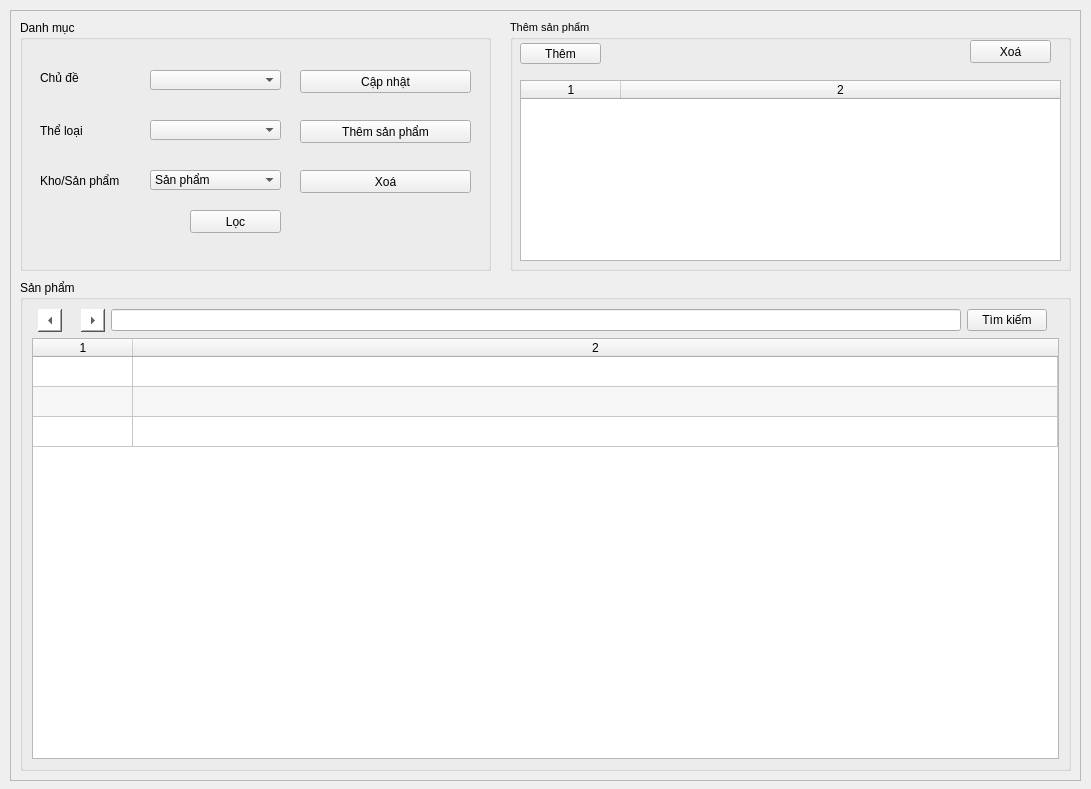
<?xml version="1.0" encoding="UTF-8"?>
<ui version="4.0">
 <class>QLSP</class>
 <widget class="QWidget" name="QLSP">
  <property name="geometry">
   <rect>
    <x>0</x>
    <y>0</y>
    <width>1091</width>
    <height>789</height>
   </rect>
  </property>
  <property name="windowTitle">
   <string>Quản lí sản phẩm</string>
  </property>
  <property name="styleSheet">
   <string notr="true">background-image: url(&quot;image/background.jpg&quot;);</string>
  </property>
  <widget class="QFrame" name="frame">
   <property name="geometry">
    <rect>
     <x>10</x>
     <y>10</y>
     <width>1071</width>
     <height>771</height>
    </rect>
   </property>
   <property name="sizePolicy">
    <sizepolicy hsizetype="Fixed" vsizetype="Fixed">
     <horstretch>0</horstretch>
     <verstretch>0</verstretch>
    </sizepolicy>
   </property>
   <property name="styleSheet">
    <string notr="true"/>
   </property>
   <property name="frameShape">
    <enum>QFrame::StyledPanel</enum>
   </property>
   <property name="frameShadow">
    <enum>QFrame::Raised</enum>
   </property>
   <widget class="QGroupBox" name="groupBox">
    <property name="geometry">
     <rect>
      <x>500</x>
      <y>10</y>
      <width>561</width>
      <height>251</height>
     </rect>
    </property>
    <property name="sizePolicy">
     <sizepolicy hsizetype="Fixed" vsizetype="Fixed">
      <horstretch>0</horstretch>
      <verstretch>0</verstretch>
     </sizepolicy>
    </property>
    <property name="font">
     <font>
      <pointsize>8</pointsize>
     </font>
    </property>
    <property name="styleSheet">
     <string notr="true">background: none;</string>
    </property>
    <property name="title">
     <string>Thêm sản phẩm</string>
    </property>
    <widget class="QPushButton" name="addrow_btn">
     <property name="geometry">
      <rect>
       <x>10</x>
       <y>23</y>
       <width>81</width>
       <height>21</height>
      </rect>
     </property>
     <property name="styleSheet">
      <string notr="true">background: none;</string>
     </property>
     <property name="text">
      <string>Thêm</string>
     </property>
    </widget>
    <widget class="QTableWidget" name="table2">
     <property name="geometry">
      <rect>
       <x>10</x>
       <y>60</y>
       <width>541</width>
       <height>181</height>
      </rect>
     </property>
     <property name="styleSheet">
      <string notr="true">background: none;</string>
     </property>
     <property name="editTriggers">
      <set>QAbstractItemView::DoubleClicked</set>
     </property>
     <property name="alternatingRowColors">
      <bool>true</bool>
     </property>
     <property name="selectionMode">
      <enum>QAbstractItemView::SingleSelection</enum>
     </property>
     <property name="selectionBehavior">
      <enum>QAbstractItemView::SelectRows</enum>
     </property>
     <property name="gridStyle">
      <enum>Qt::SolidLine</enum>
     </property>
     <property name="cornerButtonEnabled">
      <bool>true</bool>
     </property>
     <property name="rowCount">
      <number>0</number>
     </property>
     <property name="columnCount">
      <number>2</number>
     </property>
     <attribute name="horizontalHeaderVisible">
      <bool>true</bool>
     </attribute>
     <attribute name="horizontalHeaderCascadingSectionResizes">
      <bool>false</bool>
     </attribute>
     <attribute name="horizontalHeaderHighlightSections">
      <bool>true</bool>
     </attribute>
     <attribute name="horizontalHeaderStretchLastSection">
      <bool>true</bool>
     </attribute>
     <attribute name="verticalHeaderVisible">
      <bool>false</bool>
     </attribute>
     <attribute name="verticalHeaderStretchLastSection">
      <bool>false</bool>
     </attribute>
     <column/>
     <column/>
    </widget>
    <widget class="QPushButton" name="remove_btn">
     <property name="geometry">
      <rect>
       <x>460</x>
       <y>20</y>
       <width>81</width>
       <height>23</height>
      </rect>
     </property>
     <property name="styleSheet">
      <string notr="true">background: none;</string>
     </property>
     <property name="text">
      <string>Xoá</string>
     </property>
    </widget>
   </widget>
   <widget class="QGroupBox" name="groupBox_2">
    <property name="geometry">
     <rect>
      <x>10</x>
      <y>270</y>
      <width>1051</width>
      <height>491</height>
     </rect>
    </property>
    <property name="sizePolicy">
     <sizepolicy hsizetype="Fixed" vsizetype="Preferred">
      <horstretch>0</horstretch>
      <verstretch>0</verstretch>
     </sizepolicy>
    </property>
    <property name="styleSheet">
     <string notr="true">background: none;</string>
    </property>
    <property name="title">
     <string>Sản phẩm</string>
    </property>
    <layout class="QGridLayout" name="gridLayout">
     <item row="0" column="3">
      <widget class="QToolButton" name="next_btn">
       <property name="styleSheet">
        <string notr="true">background: white;</string>
       </property>
       <property name="text">
        <string>...</string>
       </property>
       <property name="arrowType">
        <enum>Qt::RightArrow</enum>
       </property>
      </widget>
     </item>
     <item row="0" column="2">
      <widget class="QLabel" name="label">
       <property name="styleSheet">
        <string notr="true">background: none;</string>
       </property>
       <property name="text">
        <string>&lt;Pg.Number&gt;</string>
       </property>
      </widget>
     </item>
     <item row="2" column="0" colspan="8">
      <widget class="QTableWidget" name="table">
       <property name="styleSheet">
        <string notr="true"/>
       </property>
       <property name="editTriggers">
        <set>QAbstractItemView::DoubleClicked</set>
       </property>
       <property name="alternatingRowColors">
        <bool>true</bool>
       </property>
       <property name="selectionMode">
        <enum>QAbstractItemView::SingleSelection</enum>
       </property>
       <property name="selectionBehavior">
        <enum>QAbstractItemView::SelectRows</enum>
       </property>
       <property name="gridStyle">
        <enum>Qt::SolidLine</enum>
       </property>
       <property name="cornerButtonEnabled">
        <bool>true</bool>
       </property>
       <property name="rowCount">
        <number>3</number>
       </property>
       <property name="columnCount">
        <number>2</number>
       </property>
       <attribute name="horizontalHeaderVisible">
        <bool>true</bool>
       </attribute>
       <attribute name="horizontalHeaderCascadingSectionResizes">
        <bool>false</bool>
       </attribute>
       <attribute name="horizontalHeaderHighlightSections">
        <bool>true</bool>
       </attribute>
       <attribute name="horizontalHeaderStretchLastSection">
        <bool>true</bool>
       </attribute>
       <attribute name="verticalHeaderVisible">
        <bool>false</bool>
       </attribute>
       <attribute name="verticalHeaderStretchLastSection">
        <bool>false</bool>
       </attribute>
       <row/>
       <row/>
       <row/>
       <column/>
       <column/>
       <item row="0" column="0">
        <property name="text">
         <string/>
        </property>
       </item>
      </widget>
     </item>
     <item row="0" column="4">
      <widget class="QLineEdit" name="lineEdit"/>
     </item>
     <item row="0" column="5">
      <widget class="QPushButton" name="search_btn">
       <property name="styleSheet">
        <string notr="true">background: none;</string>
       </property>
       <property name="text">
        <string>Tìm kiếm</string>
       </property>
      </widget>
     </item>
     <item row="0" column="1">
      <widget class="QToolButton" name="prev_btn">
       <property name="styleSheet">
        <string notr="true">background: white;</string>
       </property>
       <property name="text">
        <string>...</string>
       </property>
       <property name="arrowType">
        <enum>Qt::LeftArrow</enum>
       </property>
      </widget>
     </item>
    </layout>
   </widget>
   <widget class="QGroupBox" name="groupBox_3">
    <property name="geometry">
     <rect>
      <x>10</x>
      <y>10</y>
      <width>471</width>
      <height>251</height>
     </rect>
    </property>
    <property name="sizePolicy">
     <sizepolicy hsizetype="Fixed" vsizetype="Fixed">
      <horstretch>0</horstretch>
      <verstretch>0</verstretch>
     </sizepolicy>
    </property>
    <property name="styleSheet">
     <string notr="true">background: none;</string>
    </property>
    <property name="title">
     <string>Danh mục</string>
    </property>
    <widget class="QComboBox" name="category">
     <property name="geometry">
      <rect>
       <x>130</x>
       <y>50</y>
       <width>131</width>
       <height>20</height>
      </rect>
     </property>
     <property name="styleSheet">
      <string notr="true">background: none;</string>
     </property>
    </widget>
    <widget class="QComboBox" name="category_smol">
     <property name="geometry">
      <rect>
       <x>130</x>
       <y>100</y>
       <width>131</width>
       <height>20</height>
      </rect>
     </property>
     <property name="styleSheet">
      <string notr="true">background: none;</string>
     </property>
    </widget>
    <widget class="QLabel" name="label_2">
     <property name="geometry">
      <rect>
       <x>20</x>
       <y>50</y>
       <width>61</width>
       <height>16</height>
      </rect>
     </property>
     <property name="styleSheet">
      <string notr="true">background: none;</string>
     </property>
     <property name="text">
      <string>Chủ đề</string>
     </property>
    </widget>
    <widget class="QLabel" name="label_3">
     <property name="geometry">
      <rect>
       <x>20</x>
       <y>100</y>
       <width>71</width>
       <height>21</height>
      </rect>
     </property>
     <property name="styleSheet">
      <string notr="true">background-image: none;</string>
     </property>
     <property name="text">
      <string>Thể loại</string>
     </property>
    </widget>
    <widget class="QPushButton" name="update_btn">
     <property name="geometry">
      <rect>
       <x>280</x>
       <y>50</y>
       <width>171</width>
       <height>23</height>
      </rect>
     </property>
     <property name="styleSheet">
      <string notr="true">background: none;</string>
     </property>
     <property name="text">
      <string>Cập nhật</string>
     </property>
    </widget>
    <widget class="QPushButton" name="delete_btn">
     <property name="geometry">
      <rect>
       <x>280</x>
       <y>150</y>
       <width>171</width>
       <height>23</height>
      </rect>
     </property>
     <property name="styleSheet">
      <string notr="true">background: none;</string>
     </property>
     <property name="text">
      <string>Xoá</string>
     </property>
    </widget>
    <widget class="QPushButton" name="add_btn">
     <property name="geometry">
      <rect>
       <x>280</x>
       <y>100</y>
       <width>171</width>
       <height>23</height>
      </rect>
     </property>
     <property name="styleSheet">
      <string notr="true">background: none;</string>
     </property>
     <property name="text">
      <string>Thêm sản phẩm</string>
     </property>
    </widget>
    <widget class="QLabel" name="label_4">
     <property name="geometry">
      <rect>
       <x>20</x>
       <y>150</y>
       <width>81</width>
       <height>21</height>
      </rect>
     </property>
     <property name="styleSheet">
      <string notr="true">background: none;</string>
     </property>
     <property name="text">
      <string>Kho/Sản phẩm</string>
     </property>
    </widget>
    <widget class="QComboBox" name="CBox">
     <property name="geometry">
      <rect>
       <x>130</x>
       <y>150</y>
       <width>131</width>
       <height>20</height>
      </rect>
     </property>
     <property name="styleSheet">
      <string notr="true">background: none;</string>
     </property>
     <item>
      <property name="text">
       <string>Sản phẩm</string>
      </property>
     </item>
     <item>
      <property name="text">
       <string>Kho</string>
      </property>
     </item>
    </widget>
    <widget class="QPushButton" name="filter_btn">
     <property name="geometry">
      <rect>
       <x>170</x>
       <y>190</y>
       <width>91</width>
       <height>23</height>
      </rect>
     </property>
     <property name="styleSheet">
      <string notr="true">background: none;</string>
     </property>
     <property name="text">
      <string>Lọc</string>
     </property>
    </widget>
   </widget>
  </widget>
 </widget>
 <resources/>
 <connections/>
</ui>
